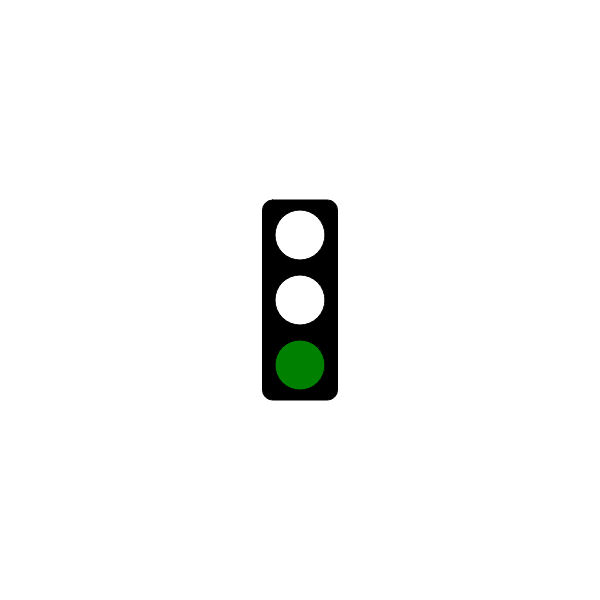
Frame 1 (no input)
Frame 60 (no input): identical to frame 1, image omitted
Frame 120 (the mouse pressed at the canvas centre since frame 60): identical to frame 1, image omitted

The p5.js sketch that drew this single still picture (run headless with seeded random() and noise() and a simulated clock; from frame 60 on, the mouse is pressed at the canvas centre):

// p5.js sketch
// ── sketch.js
// Traffic Light Starter Code
// James M.
// 24/9/2024

// GOAL: make a 'traffic light' simulator. For now, just have the light
// changing according to time. You may want to investigate the millis()
// function at https://p5js.org/reference/#/p5/millis

let stateLight = "green";
let lastTimeSwitched = 0;
const GREEN_LIGHT_DURATION = 3000;
const YELLOW_LIGHT_DURATION = 1000;
const RED_LIGHT_DURATION = 4000;

function setup() {
  createCanvas(600, 600);
}

function draw() {
  background(255);
  drawOutlineOfLights();
  switchStateIfNeeded();
  displayCorrectLight();
  

}

function switchStateIfNeeded(){
  if (stateLight === "green" && millis() > lastTimeSwitched + GREEN_LIGHT_DURATION){
    stateLight === "yellow";
    lastTimeSwitched = millis();
  }
  else if (stateLight === "yellow" && millis() > lastTimeSwitched + YELLOW_LIGHT_DURATION){
    stateLight === "red";
    lastTimeSwitched = millis();
  }
  else if (stateLight === "red" && millis() > lastTimeSwitched + RED_LIGHT_DURATION){
    stateLight === "green";
    lastTimeSwitched = millis();
  }
}

function displayCorrectLight(){
  if (stateLight === "green"){
    fill("green");
    ellipse(width/2, height/2 + 65, 50, 50); //bottom
  }
  else if (stateLight === "yellow"){
    fill("yellow");
    ellipse(width/2, height/2, 50, 50); //middle
  }
  else if (stateLight === "red"){
    fill("red");
    ellipse(width/2, height/2 - 65, 50, 50); //top
  }
}



function drawOutlineOfLights() {
  //box
  rectMode(CENTER);
  fill(0);
  rect(width/2, height/2, 75, 200, 10);

  //lights
  fill(255);
  ellipse(width/2, height/2 - 65, 50, 50); //top
  ellipse(width/2, height/2, 50, 50); //middle
  ellipse(width/2, height/2 + 65, 50, 50); //bottom
}
